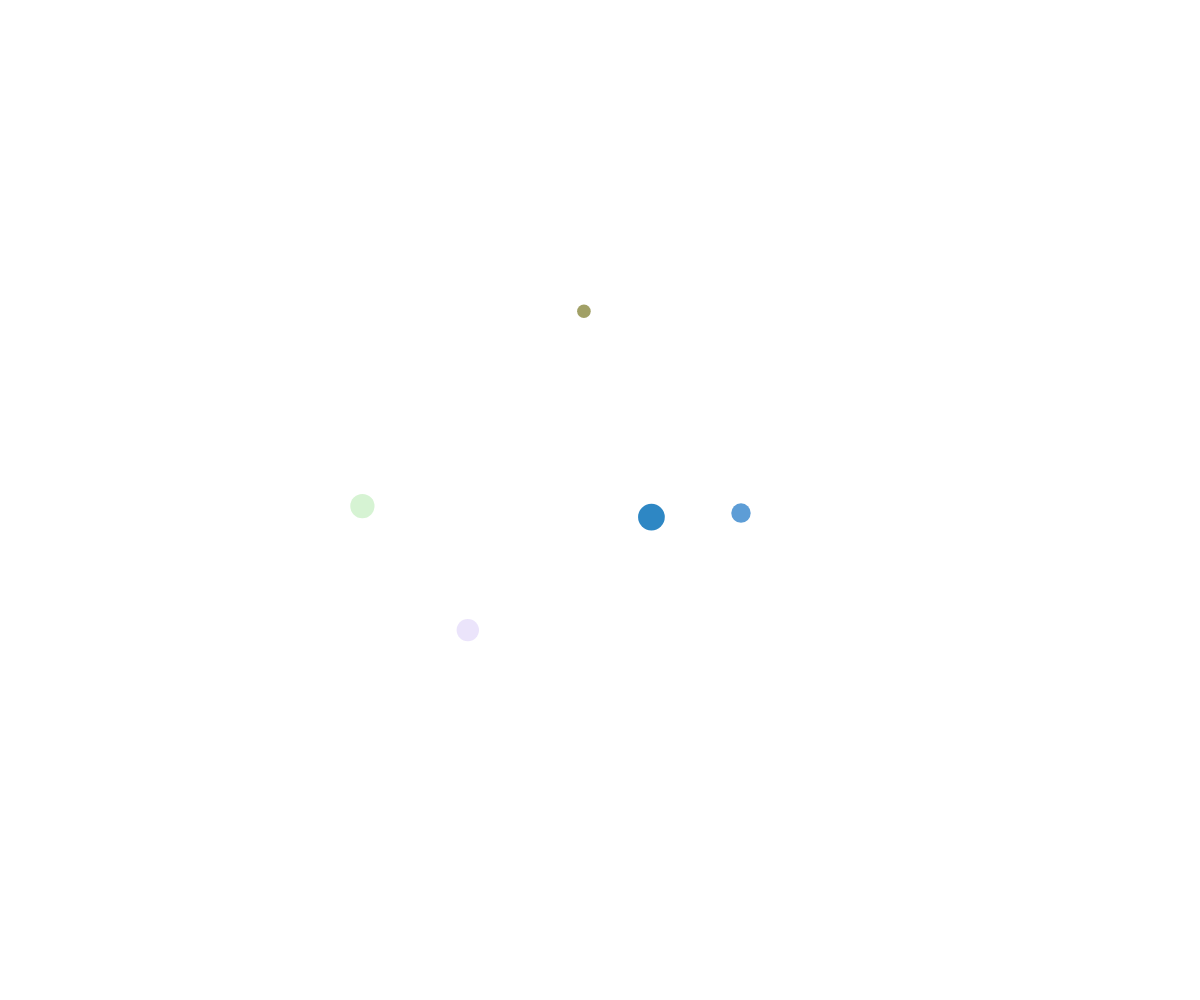
Frame 1 (no input)
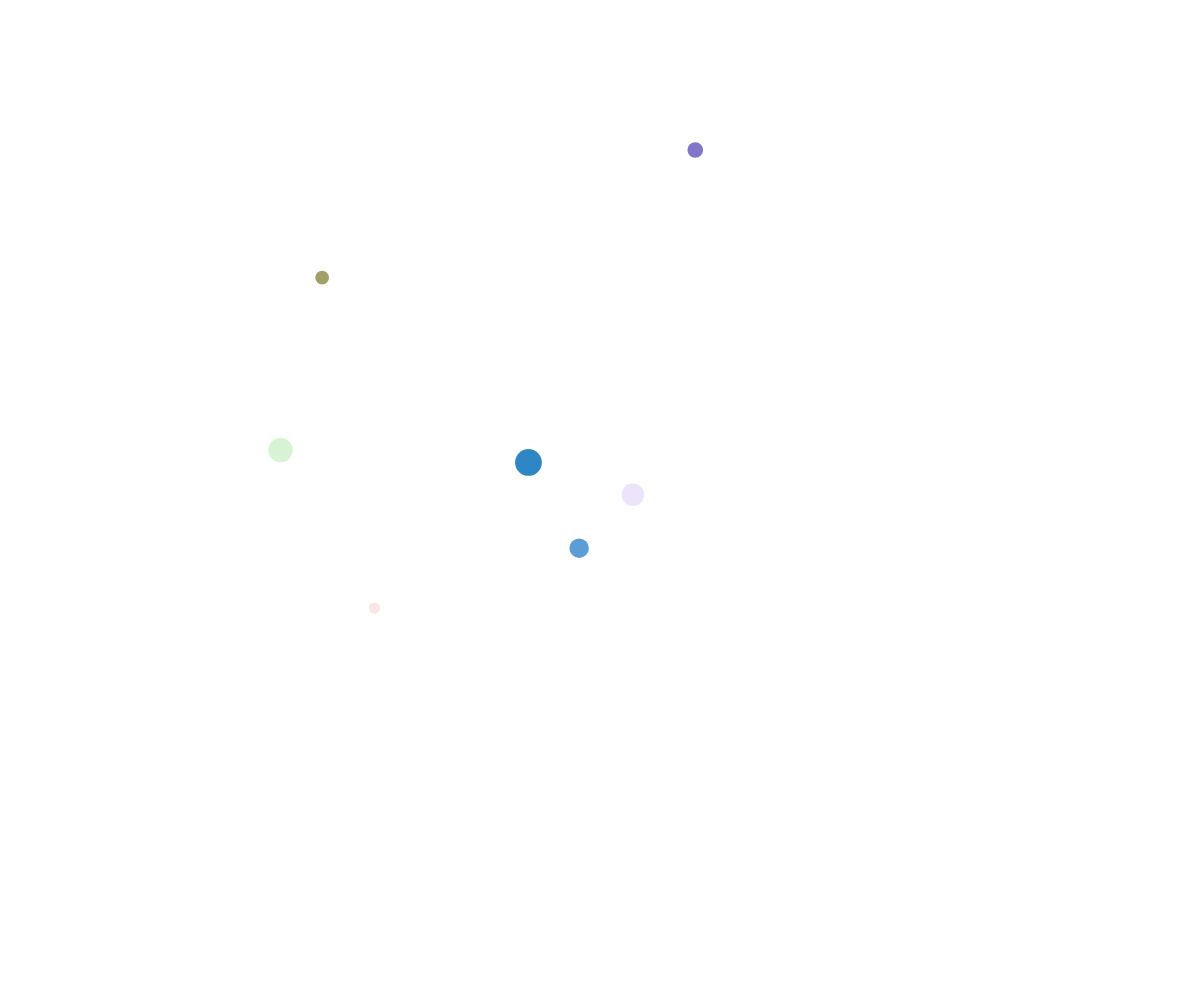
Frame 60 (no input)
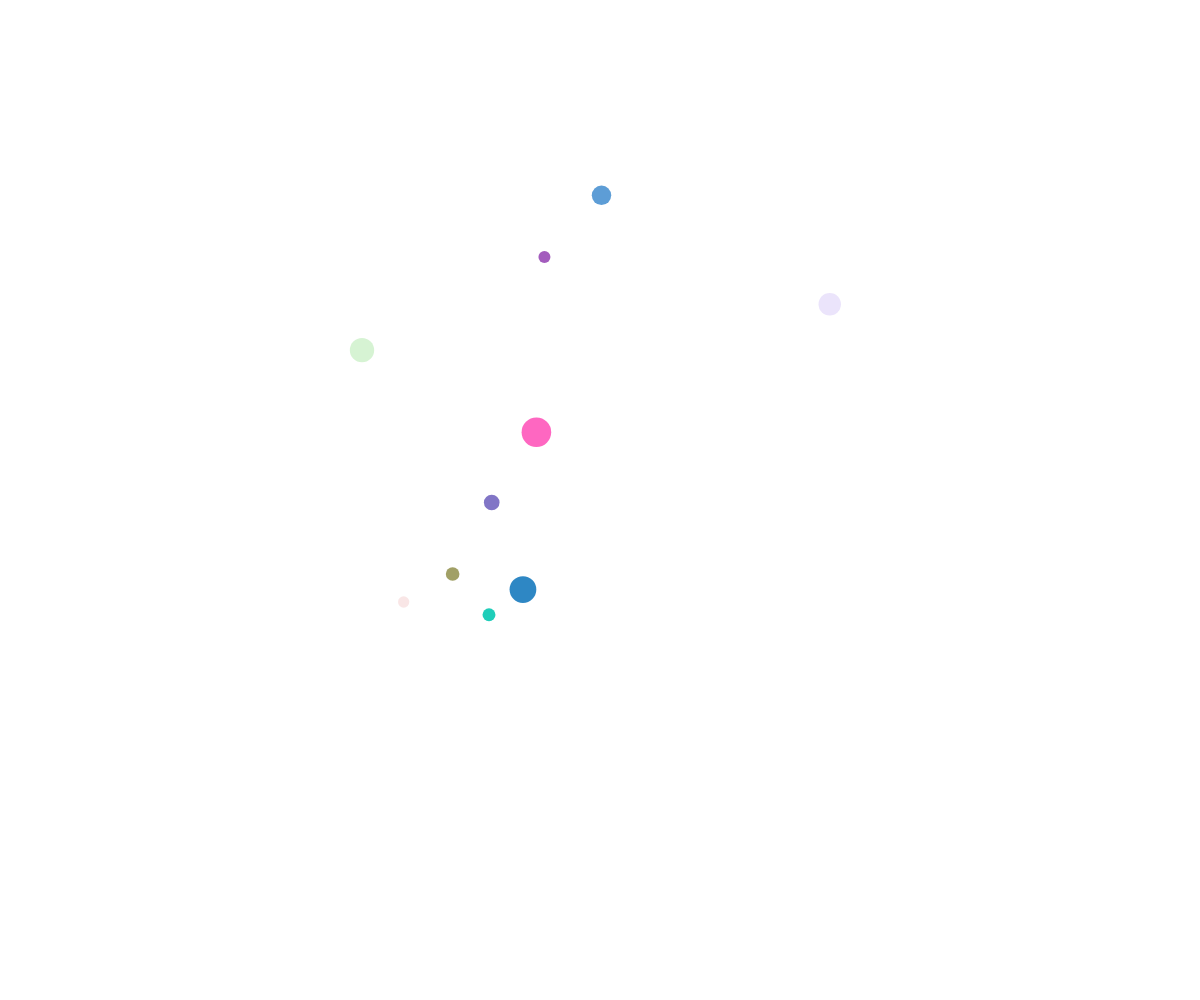
Frame 120 (the mouse pressed at the canvas centre since frame 60)

The p5.js sketch that drew these frames (run headless with seeded random() and noise() and a simulated clock; from frame 60 on, the mouse is pressed at the canvas centre):

// p5.js sketch
// ── sketch.js
// Bubble Movement Demo
// Object Notation and Arrays Demo
// March 25, 2024

let theBubbles = [];

function setup() {
  createCanvas(windowWidth, windowHeight);
  noStroke();

  for (let i = 0; i < 5; i++) {
    spawnBubble();
  }

  //spawn a new bubble every half second
  window.setInterval(spawnBubble, 500);
}

function draw() {
  background("white");

  // moveBubblesRandomly();
  moveBubblesWithNoise();
  displayBubbles();
}

function MousePressed() {

  for (let i = theBubbles.length - 1; i >= 0 ; i--){
    if(clickedInBubble(mouseX, mouseY, theBubbles[i])) {
      theBubbles.splice(i,1);
    }
  }
}

function clickedInBubble(x, y, someBubble) {
  let distanceAway = dist(x, y, someBubble.x, someBubble.y);
  let radius = someBubble.size/2;
  if (distanceAway < radius) {
    return true;
  }
  else{
    return false;
  }
}

function moveBubblesWithNoise() {
  for (let bubble of theBubbles) {
    //figure out where to be
    let x = noise(bubble.timeX) * width;
    let y = noise(bubble.timeY) * height;

    //set the bubble objects location
    bubble.x = x;
    bubble.y = y;

    //increment timeX and timeY
    bubble.timeX += bubble.deltaTime;
    bubble.timeY += bubble.deltaTime;
  }
}


function moveBubblesRandomly() {
  for (let bubble of theBubbles) {
    let choice = random(100);
    if (choice < 25) {
      //move up
      bubble.y -= bubble.speed;
    }
    else if (choice < 50) {
      //move down
      bubble.y += bubble.speed;
    }
    else if (choice < 75) {
      //move right
      bubble.x += bubble.speed;
    }
    else {
      //move left
      bubble.x -= bubble.speed;
    }
  }
}

function displayBubbles() {
  for (let bubble of theBubbles) {
    fill(bubble.r, bubble.g, bubble.b, bubble.alpha);
    circle(bubble.x, bubble.y, bubble.size);
  }
}


function spawnBubble() {
  let someBubble = {
    size: random(10, 30),
    x: random(width),
    y: random(height),
    speed: 3,
    r: random(255),
    g: random(255),
    b: random(255),
    alpha: random(255),
    timeX: random(1000000),
    timeY: random(1000000),
    deltaTime: 0.01,
  };
  theBubbles.push(someBubble);
}
